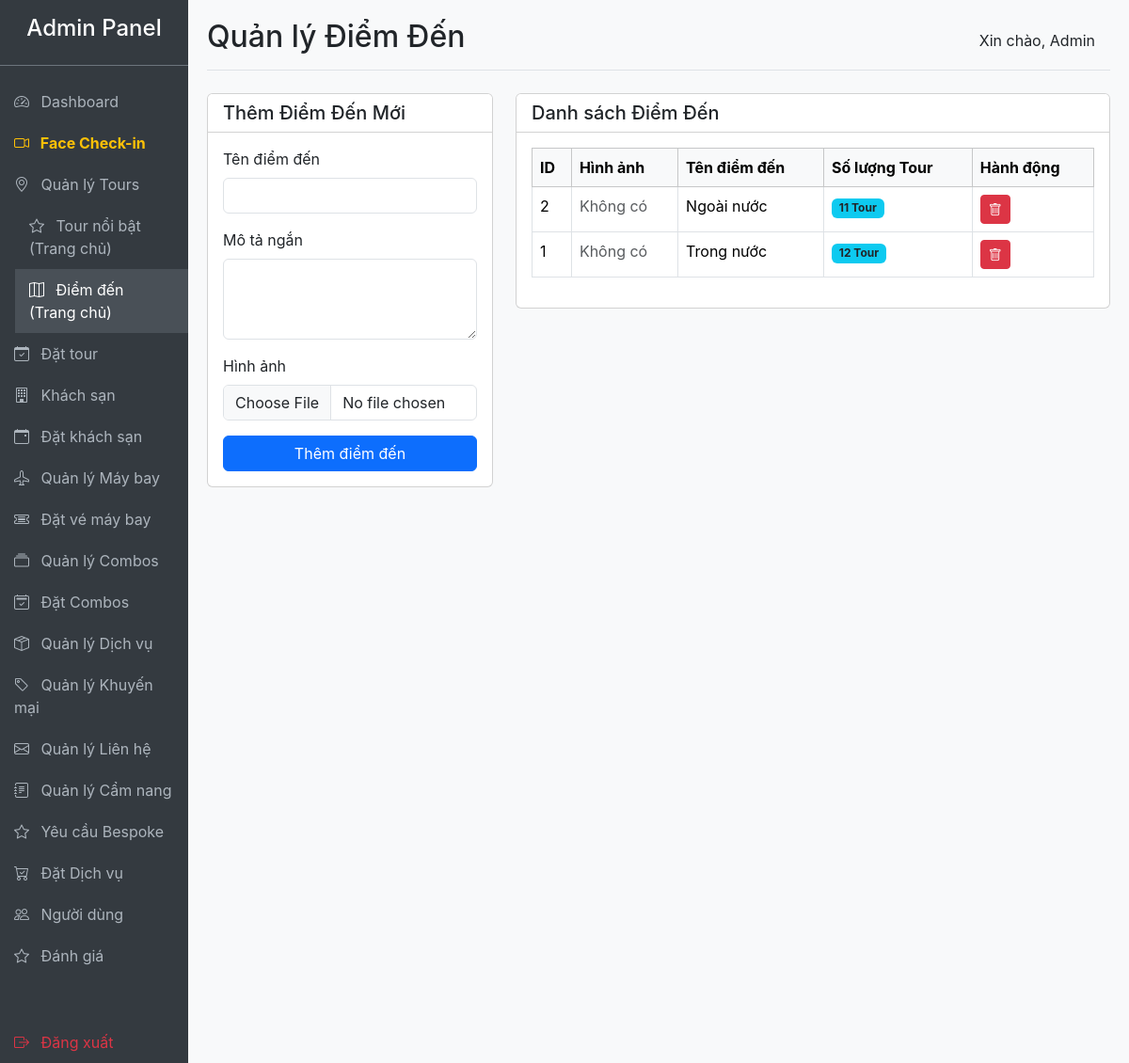
Page /travel-booking/admin/destinations.php (signed in) on the committed database.
### tables this page shows
CREATE TABLE `destinations` (
  `id` bigint(20) NOT NULL,
  `name` varchar(255) NOT NULL,
  `slug` varchar(255) DEFAULT NULL,
  `description` text DEFAULT NULL,
  `image_url` text DEFAULT NULL,
  `created_at` timestamp NOT NULL DEFAULT current_timestamp()
);

### travel-booking/admin/destinations.php (the view, shortened to what this page needs)
<?php
require '../includes/db.php';
$dest_sql = "SELECT d.*, COUNT(t.id) as tour_count
             FROM destinations d
             LEFT JOIN tours t ON d.id = t.destination_id
             GROUP BY d.id
             ORDER BY d.id DESC";
$dest_result = mysqli_query($conn, $dest_sql);
include 'includes/admin-header.php';
?>
<div class="row">
    <div class="col-md-4">
        <div class="card">
            <div class="card-header bg-white">
                <h5 class="mb-0">Thêm Điểm Đến Mới</h5>
            </div>
            <div class="card-body">
                <form action="destinations.php" method="POST" enctype="multipart/form-data">
                    <div class="mb-3">
                        <label for="name" class="form-label">Tên điểm đến</label>
                        <input type="text" class="form-control" id="name" name="name" required>
                    </div>
                    <div class="mb-3">
                        <label for="description" class="form-label">Mô tả ngắn</label>
                        <textarea class="form-control" id="description" name="description" rows="3"></textarea>
                    </div>
                    <div class="mb-3">
                        <label for="image" class="form-label">Hình ảnh</label>
                        <input type="file" class="form-control" id="image" name="image" accept="image/*">
                    </div>
                    <button type="submit" class="btn btn-primary w-100">Thêm điểm đến</button>
                </form>
            </div>
        </div>
    </div>
    <div class="col-md-8">
        <div class="card">
            <div class="card-header bg-white">
                <h5 class="mb-0">Danh sách Điểm Đến</h5>
            </div>
            <div class="card-body">
                <table class="table table-bordered table-hover">
                    <thead class="table-light">
                        <tr>
                            <th>ID</th>
                            <th>Hình ảnh</th>
                            <th>Tên điểm đến</th>
                            <th>Số lượng Tour</th>
                            <th>Hành động</th>
                        </tr>
                    </thead>
                    <tbody>
                        <?php if (mysqli_num_rows($dest_result) > 0): ?>
                            <?php while ($dest = mysqli_fetch_assoc($dest_result)): ?>
                                <tr>
                                    <td><?= $dest['id'] ?></td>
                                    <td>
                                        <?php if (!empty($dest['image_url'])): ?>
                                            <img src="../<?= htmlspecialchars($dest['image_url']) ?>" alt="Img" width="50" class="img-thumbnail">
                                        <?php else: ?>
                                            <span class="text-muted">Không có</span>
                                        <?php endif; ?>
                                    </td>
                                    <td><?= htmlspecialchars($dest['name']) ?></td>
                                    <td><span class="badge bg-info text-dark"><?= $dest['tour_count'] ?> Tour</span></td>
                                    <td>
                                        <a href="destinations.php?delete_id=<?= $dest['id'] ?>" class="btn btn-sm btn-danger" onclick="return confirm('Bạn có chắc muốn xóa điểm đến này?');" title="Xóa"><i class="bi bi-trash"></i></a>
                                    </td>
                                </tr>
                            <?php endwhile; ?>
                        <?php else: ?>
                            <tr>
                                <td colspan="5" class="text-center">Chưa có điểm đến nào.</td>
                            </tr>
                        <?php endif; ?>
                    </tbody>
                </table>
            </div>
        </div>
    </div>
</div>
<?php include 'includes/admin-footer.php'; ?>

### travel-booking/admin/includes/admin-header.php (style rules this page uses)
body { font-family: 'Inter', sans-serif; background-color: #f8f9fa; }

### rows in the picture
destinations: id "2", shows "Không có", name "Ngoài nước", tour_count "11"
destinations: id "1", shows "Không có", name "Trong nước", tour_count "12"

### other values in the picture
$page_title "Quản lý Điểm Đến"
